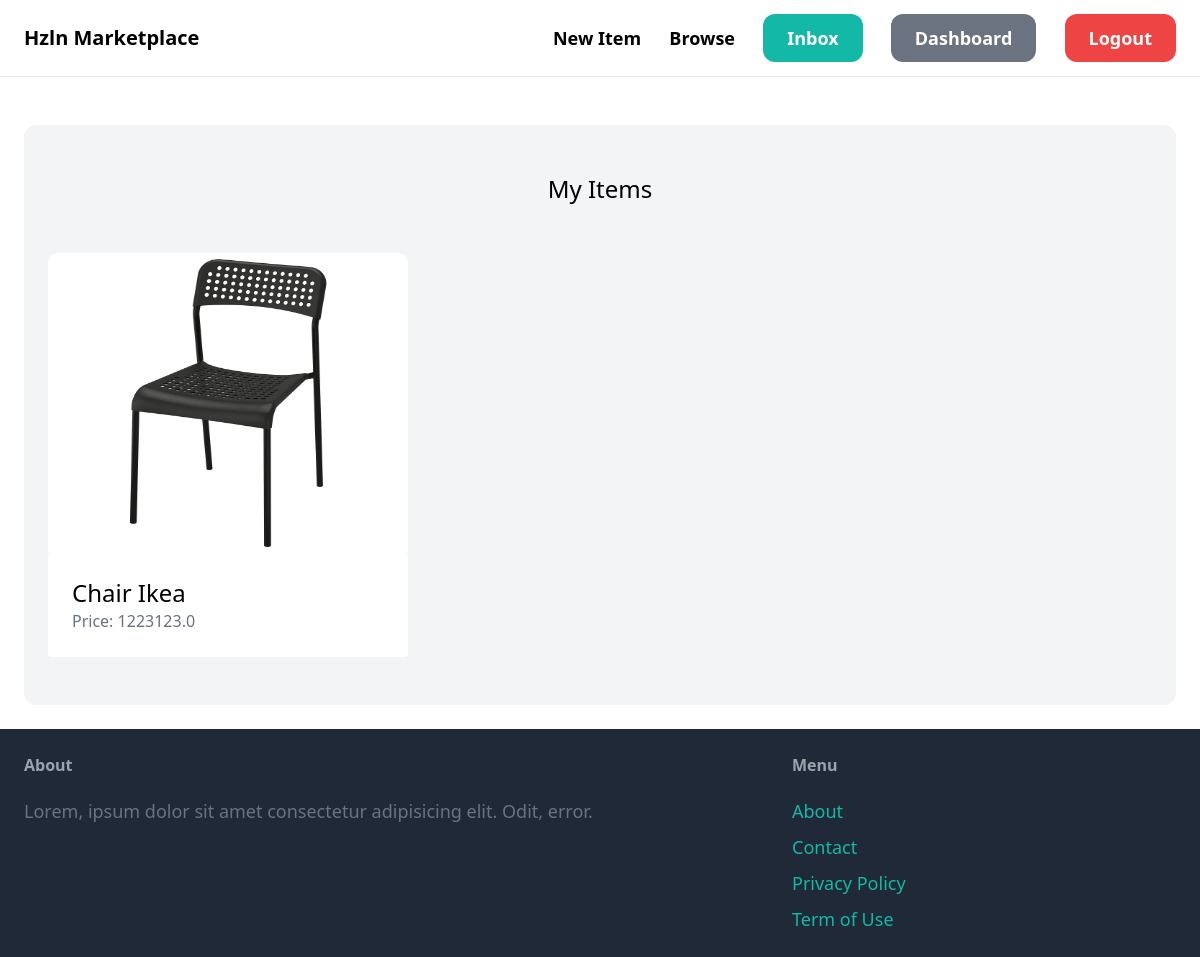
The app's page /dashboard/ (signed in) with its own data.
### item/models.py (models this page shows, shortened)
class Item(models.Model):
    category = models.ForeignKey(Category, related_name='items', on_delete=models.CASCADE)
    name = models.CharField(max_length=255)
    description = models.TextField(blank=True, null=True)
    price = models.FloatField()
    image = models.ImageField(upload_to='items_images', blank=True, null=True)
    is_sold = models.BooleanField(default=False)
    created_by = models.ForeignKey(User, related_name='items', on_delete=models.CASCADE)
    created_at = models.DateTimeField(auto_now_add=True)

### dashboard/views.py (the view)
# urls.py: path('', views.index, name='index'),
@login_required
def index(request):
    items = Item.objects.filter(created_by=request.user)
    return render(request, 'dashboard/index.html', {
        'items': items,
    })

### dashboard/templates/dashboard/index.html (shortened to what this page needs)
{% extends 'core/base.html' %}
{% block content %}
<div class="mt-6 px-6 py-12 bg-gray-100 rounded-xl">
    <h2 class="mb-12 text-2xl text-center">
        My Items
    </h2>
    <div class="grid grid-cols-3 gap-3">
        {% for item in items %}
        <div>
            <a href="{% url 'item:detail' item.id %}">
                <div>
                    <img src="{{ item.image.url }}" class="rounded-t-[0.625rem] h-[300px] rounded-b-none w-full">
                </div>
                <div class="p-6 bg-white rounded ">
                    <h2 class="text-2xl">
                        {{ item.name }}
                    </h2>
                    <p class="text-gray-500">
                        Price: {{ item.price }}
                    </p>
                </div>
            </a>
        </div>
        {% endfor %}
    </div>
</div>
{% endblock %}

### records on screen
Item: image (picture), name "Chair Ikea", price "1223123.0"
